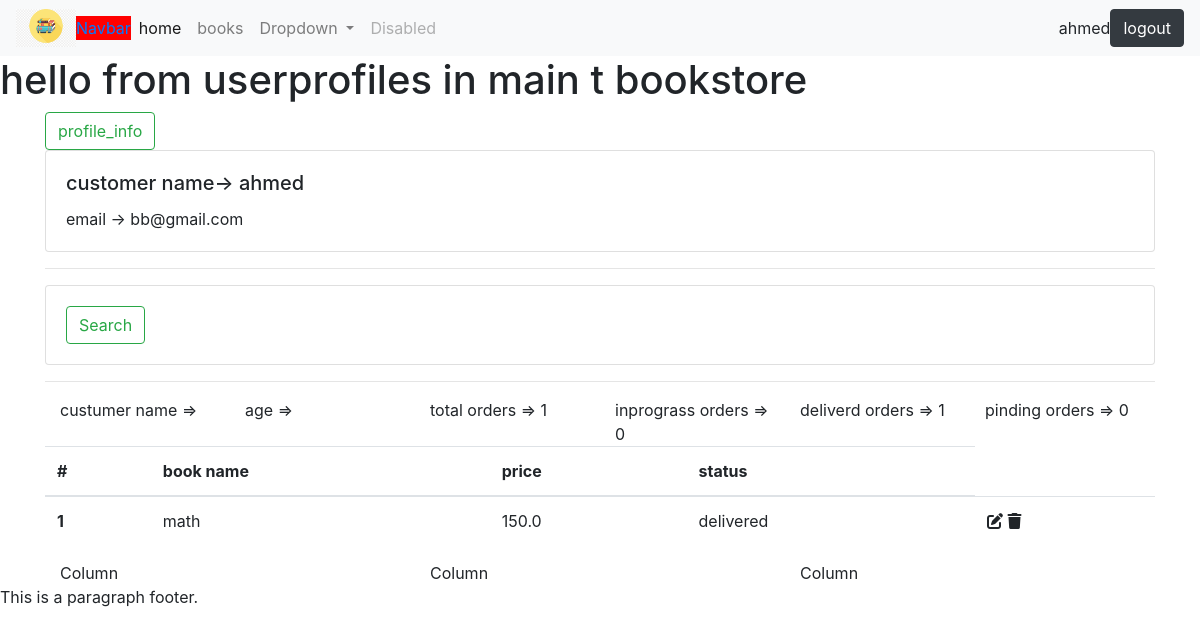
The page /userprofile (signed in) on the database its author committed.
### bookstore/models.py (models this page shows)
class order(models.Model):
    ssstatus = (
        ('pending', 'pending'),
        ('delivered', 'delivered'),
        ('in progress', 'inprograss')
    )
    cus = models.ForeignKey(Customer, null=True, on_delete=models.SET_NULL)
    b = models.ForeignKey(book, null=True, on_delete=models.SET_NULL)
    t=models.ManyToManyField(tag)
    date_created = models.DateTimeField(auto_now_add=True, null=True)
    sstatus = models.CharField(max_length=200, null=True, choices=ssstatus)

class book(models.Model):
    CCATEGORY = (
        ('commic', 'commic'),
        ('fan', 'fan'),
        ('sci', 'sci')
    )
    namee = models.CharField(max_length=30, null=True)
    price = models.FloatField(null=True)
    discrib = models.CharField(max_length=200, null=True)
    data_create = models.DateTimeField(auto_now_add=True, null=True)
    t=models.ManyToManyField(tag)
    def __str__(self):
        return self.namee

### bookstore/decorators.py (the view)
        def wrapper_fun(req,*args, **kwargs):
            group=None
            if req.user.groups.exists():
                group=req.user.groups.all()[0].name
            if group in allowgroups:
                return veiwfun(req,*args,**kwargs)
            else:
                return redirect ('/home')

### bookstore/views.py (called while the page is built)
@login_required(login_url='userlogin')
@allowedUsers(['customerss'])
def userpofile(req):
    ord=req.user.customer.order_set.all()
    tot_ord=ord.count()
    p_ord=ord.filter(sstatus='pending').count()
    d_ord=ord.filter(sstatus='delivered').count()
    inpg_ord=ord.filter(sstatus='inprograss').count()
    con={
         'p_order':p_ord,
         'd_order':d_ord,
         'inprog':inpg_ord,
         'tot_order':tot_ord,
         'ord':ord}
    return render(req,"main/userprofile.html",con)

### bookstore/templates/main/userprofile.html (shortened to what this page needs)
{% extends 'main/main.html' %}
{% block content %}
<h1>hello from userprofiles in main t bookstore</h1>
<div class="container">
  <a class="btn btn-outline-success" href="{% url 'profile_info' %}">profile_info</a>
  <div class="card" >
    <div class="card-body">
      <h5 class="card-title"> customer name-> {{request.user.username}}</h5>  </h5>
      <p class="card-text">email -> {{request.user.email}}</p>
    </div>
  </div>
  <hr>
  <div class="card" >
    <div class="card-body">
      <form class="d-flex" role="search">
        <button class="btn btn-outline-success" type="submit">Search</button>
      </form>
    </div>
  </div>
  <hr>
    <div class="container">
        <div class="row">
          <div class="col">
           custumer name => {{cus.namee}}
          </div>
          <div class="col">
            age => {{cus.age}}
          </div>
          <div class="col">
            total orders => {{tot_order}}
          </div>
          <div class="col">
            inprograss orders => {{inprog}}
          </div>
          <div class="col">
            deliverd orders => {{d_order}}
          </div>
          <div class="col">
            pinding orders => {{p_order}}
          </div>
        </div>
      </div>
    <table class="table">
        <thead>
          <tr>
            <th scope="col">#</th>
            <th scope="col">book name </th>
            <th scope="col">price</th>
            <th scope="col">status</th>
          </tr>
        </thead>
        <tbody>
            {% for item in ord  %}
            <tr>
                <th scope="row">1</th>
                <td>{{item.b}}</td>
                <td>{{item.b.price}}</td>
                <td>{{item.sstatus}}</td>
                <td>
                    <i class="fa-solid fa-pen-to-square"></i>
                    <i class="fas fa-trash"></i>
                </td>
              </tr>
            {% endfor %}
        </tbody>
      </table>
<div class="container">
  <div class="row">
    <div class="col">
      Column
    </div>
    <div class="col">
      Column
    </div>
    <div class="col">
      Column
    </div>
  </div>
</div>
</div>
{% endblock content %}

### bookstore/templates/main/head.html (shortened to what this page needs)
{% load static %}
<nav class="navbar navbar-expand-lg navbar-light bg-light">
  <img src="{% static '/imags/boo.png' %}" alt="" width="60">
  <a class="navvv" href="#">Navbar</a>
  <div class="collapse navbar-collapse" id="navbarSupportedContent">
    <ul class="navbar-nav mr-auto">
      <li class="nav-item active">
        <a class="nav-link" href="{% url 'home'  %}"
          >home <span class="sr-only">(current)</span></a
        >
      </li>
      <li class="nav-item">
        <a class="nav-link" href= "{% url 'about'  %}">books</a>
      </li>
      <li class="nav-item dropdown">
        <a
          class="nav-link dropdown-toggle"
          href="#"
          id="navbarDropdown"
          role="button"
          data-toggle="dropdown"
          aria-expanded="false"
        >
          Dropdown
        </a>
      </li>
      <li class="nav-item">
        <a class="nav-link disabled">Disabled</a>
      </li>
    </ul>
    {{request.user}}
    <a class="btn btn-dark" href="{% url 'logout' %}">logout</a>
  </div>
</nav>

### bookstore/static/css/style.css (style rules this page uses)
.navvv { background-color: red; }

### rows shown on the page
order: b "math", b.price "150.0", sstatus "delivered"

### other values the page prints
{{ request.user }} "ahmed"
{{ request.user.username }} "ahmed"
{{ request.user.email }} "bb@gmail.com"
{{ tot_order }} "1"
{{ inprog }} "0"
{{ d_order }} "1"
{{ p_order }} "0"
